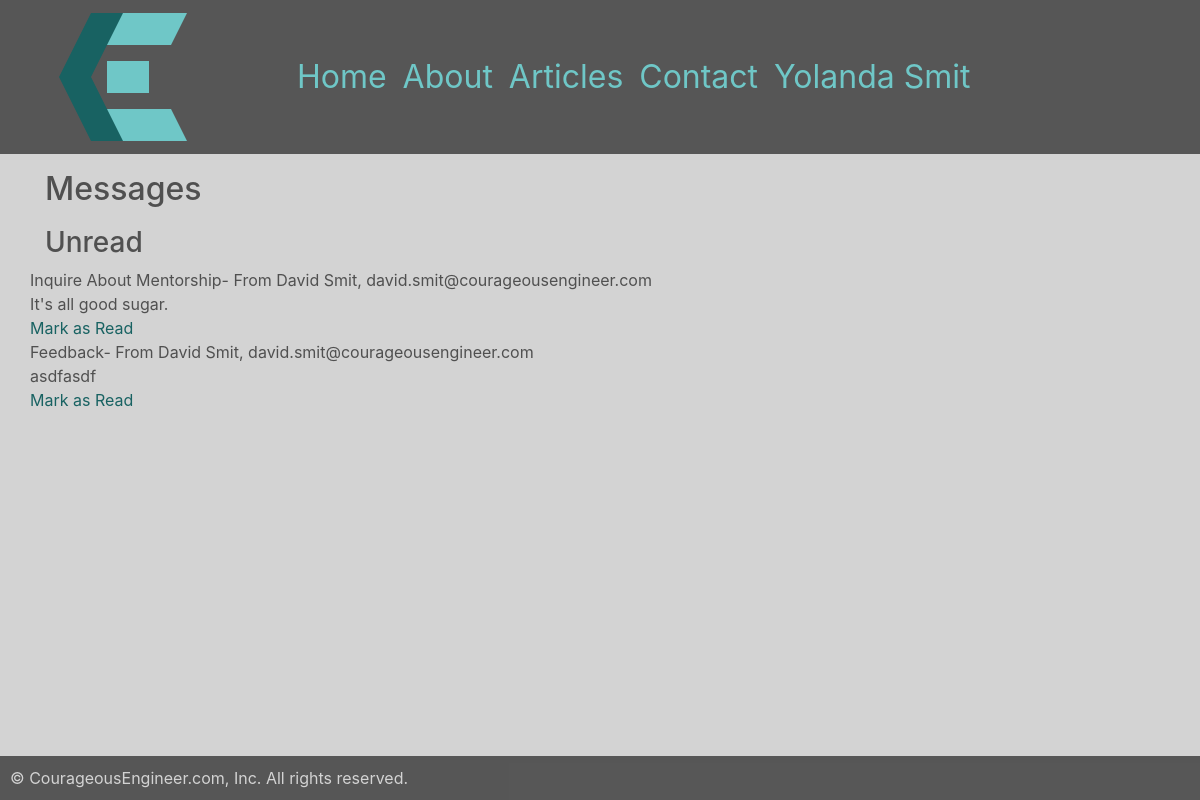
Before: /read/messages (signed in) with the older database file.
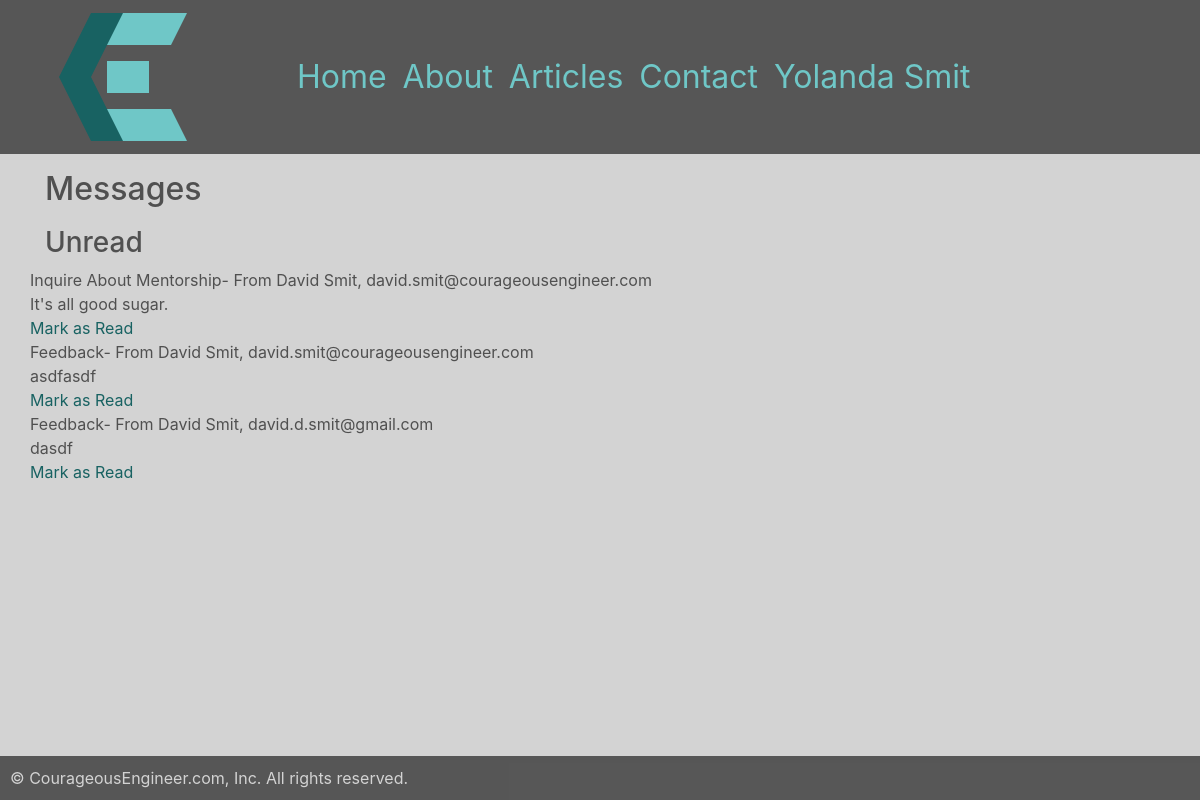
After: the same page with the newer database file.
### chrissmit/services/db_models.py (models this page shows, shortened)
class Messages(db.Model):
    id = db.Column(db.Integer, primary_key=True)
    name = db.Column(db.String(100), nullable=False)
    email = db.Column(db.String(120), nullable=False)
    reason = db.Column(db.Integer, db.ForeignKey('reasons.id'))
    content = db.Column(db.Text, nullable=False)

class Reasons(db.Model):
    id = db.Column(db.Integer, primary_key=True)
    desc = db.Column(db.String(50), nullable=False)

### chrissmit/views/maintenance_views.py (the view)
@blueprint.route('/read/messages')
@login_required
def read_messages():
    read_messages = messages.get_read()
    unread_messages = messages.get_unread()
    return render_template(
        template_name_or_list=f'maintenance/messages.html',
        website_title='Read the messages.',
        nav_data=navigation.data(),
        read_messages=read_messages,
        unread_messages=unread_messages,
    )

### chrissmit/services/article.py (called while the page is built)
def get_last(number=4, desc=True):
    full_article = full_article_data()
    if desc:
        return full_article.filter(Article.is_released==True).order_by(Article.posted.desc()).limit(number).all()
    return full_article.filter(Article.is_released==True).limit(number).all()

def full_article_data():
    fields = full_data_fields()
    return fields.join(
        ArticleEdits,
        Article.current_edit_id == ArticleEdits.id,
    ).join(
        User,
        Article.author_id == User.id
    )

def full_data_fields():
    return db.session.query(
        ArticleEdits.id,
        ArticleEdits.article_id,
        Article.posted,
        Article.edited,
        Article.is_released,
        Article.author_id,
        Article.current_edit_id,
        ArticleEdits.title,
        ArticleEdits.preview,
        ArticleEdits.content,
        ArticleEdits.image_file,
        ArticleEdits.user_id,
        ArticleEdits.is_edited,
        ArticleEdits.is_ready_for_release,
        ArticleEdits.edited,
        Article.author_id,
        User.full_name,
    )

### chrissmit/services/db_models.py (called while the page is built)
@login_manager.user_loader
def load_user(user_id):
    return User.query.get(int(user_id))

### chrissmit/services/profile.py (called while the page is built)
def get_all():
    return User.query.all()

### chrissmit/templates/maintenance/messages.html (shortened to what this page needs)
{% extends "shared/_layout.html" %}
{% block main_content %}
    <h2>Messages</h2>
    {% if unread_messages %}
        <h3>Unread</h3>
        {%  for message in unread_messages %}
            <div class="row">
                {{ message.desc }}- From {{ message.name }}, {{ message.email }}
            </div>
            <div class="row">
                {{ message.content }}
            </div>
            <div class="row">
                <a href="{{ url_for('maintenance.read_message',message_id=message.id) }}">
                    Mark as Read
                </a>
                <br>
            </div>
        {% endfor %}
    {% endif %}
{%  endblock %}

Changed rows visible on the page:
added Messages: desc "Feedback", name "David Smit", email "david.d.smit@gmail.com", content "dasdf"
